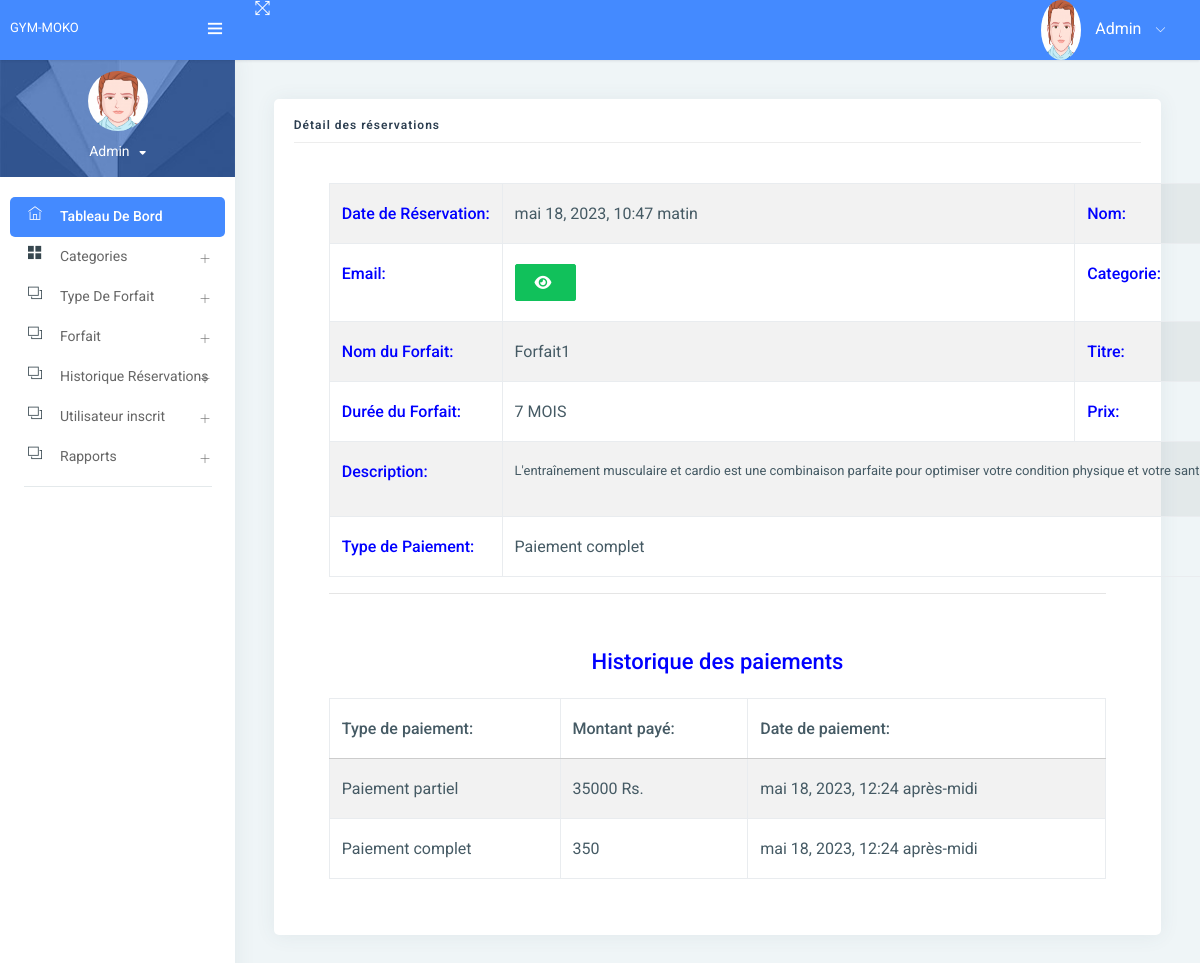
The page /booking_detail/1/ (signed in) on the database its author committed.
### gym/models.py (models this page shows, shortened)
class Booking(models.Model):
    package = models.ForeignKey(Package, on_delete=models.CASCADE, null=True, blank=True)
    register = models.ForeignKey(Signup, on_delete=models.CASCADE, null=True, blank=True)
    bookingnumber = models.CharField(max_length=100, null=True, blank=True)
    status = models.IntegerField(choices=STATUS, default=1)
    creationdate = models.DateTimeField(auto_now_add=True)

class Package(models.Model):
    category = models.ForeignKey(Category, on_delete=models.CASCADE, null=True)
    packagename = models.ForeignKey(Packagetype, on_delete=models.CASCADE, null=True)
    titlename = models.CharField(max_length=200, null=True)
    packageduration = models.CharField(max_length=50, null=True)
    price = models.CharField(max_length=200, null=True)
    description = models.CharField(max_length=200, null=True)
    creationdate = models.DateTimeField(auto_now_add=True)

class Packagetype(models.Model):
    category = models.ForeignKey(Category, on_delete=models.CASCADE, null=True)
    packagename = models.CharField(max_length=200, null=True)
    creationdate = models.DateTimeField(auto_now_add=True)
    def __str__(self):
        return self.packagename

class Paymenthistory(models.Model):
    user = models.ForeignKey(Signup, on_delete=models.CASCADE, null=True, blank=True)
    booking = models.ForeignKey(Booking, on_delete=models.CASCADE, null=True, blank=True)
    price = models.CharField(max_length=100, null=True, blank=True)
    status = models.IntegerField(choices=STATUS, default=1)
    creationdate = models.DateTimeField(auto_now_add=True)

### gym/views.py (the view, shortened to what this page needs)
# urls.py: path('booking_detail/<int:pid>/', booking_detail, name="booking_detail"),
def booking_detail(request, pid):
    data = Booking.objects.get(id=pid)
    payment = Paymenthistory.objects.filter(booking=data)
    if request.user.is_staff:
        return render(request, "admin/admin_booking_detail.html", locals())
    else:
        return render(request, "user_booking_detail.html", locals())

### gym/templates/admin/admin_booking_detail.html (shortened to what this page needs)
{% extends 'admin_base.html' %}
{% load static custom_tags %}
{% block main %}
<link rel="stylesheet" href="https://cdnjs.cloudflare.com/ajax/libs/font-awesome/6.2.0/css/all.min.css" />
<div class="pcoded-inner-content">
    <div class="main-body">
        <div class="page-wrapper">
            <div class="page-body">
                <div class="row">
                    <div class="col-sm-12">
                        <div class="card">
                            <div class="card-block">
                                <h4 class="sub-title">Détail des réservations</h4>
                                <div class="card-body">
                                <div class="container">
                                    <table id="example1" class="table table-bordered table-striped">
                                        <tr>
                                            <th style="color:blue">Date de Réservation:</th>
                                            <td>{{data.creationdate}}</td>
                                            <th style="color:blue">Nom:</th>
                                        </tr>
                                        <tr>
                                            <th style="color:blue">Email:</th>
                                            <td>
                                                <button type="button" class="btn btn-success" id="email-btn-{{forloop.counter}}" onclick="togglePassword('email-{{forloop.counter}}', this.id)"><i class="fa fa-eye"></i></button>
                                            </td>
                                            <th style="color:blue">Categorie:</th>
                                        </tr>
                                        <tr>
                                            <th style="color:blue">Nom du Forfait:</th>
                                            <td>{{data.package.packagename}}</td>
                                            <th style="color:blue">Titre:</th>
                                        </tr>
                                        <tr>
                                            <th style="color:blue">Durée du Forfait:</th>
                                            <td>{{data.package.packageduration}}</td>
                                            <th style="color:blue">Prix:</th>
                                        </tr>
                                        <tr>
                                            <th style="color:blue">Description:</th>
                                            <td colspan="12">{{data.package.description|safe}}</td>
                                        </tr>
                                        <tr>
                                            <th style="color:blue">Type de Paiement:</th>
                                             <td colspan="12">{{data.get_status_display}}</td>
                                        </tr>
                                    </table>
                                    <hr>
                                    {% if data.status != "New" %}
                                    <table id="example6" class="table table-bordered table-striped">
                                        <div class="card-body">
                                            <tr>
                                                <center>
                                                    <h4 style="color:blue">Historique des paiements</h4>
                                                </center>
                                            </tr>
                                            <table id="example5" class="table table-bordered table-striped">
                                                <thead>
                                                <tr>
                                                    <th>Type de paiement:</th>
                                                    <th>Montant payé:</th>
                                                    <th>Date de paiement:</th>
                                                </tr>
                                                </thead>
                                                <tbody>
                                                {% for i in payment %}
                                                <tr>
                                                    <td>{{i.get_status_display}}</td>
                                                    <td>{{i.price}}</td>
                                                    <td>{{i.creationdate}}</td>
                                                </tr>
                                                {% endfor %}
                                                </tbody>
                                            </table>
                                        </div>
                                    </table>
                                    {% endif %}
                                </div>
                                </div>
                            </div>
                        </div>
                    </div>
                </div>
            </div>
        </div>
    </div>
</div>
{% endblock %}

### gym/templates/admin/admin_booking_detail.html (style rules this page uses)
td { padding:0px; }

### rows shown on the page
Booking: creationdate "mai 18, 2023, 10:47 matin", package.packagename "Forfait1", package.packageduration "7 MOIS", package.description "L'entraînement musculaire et cardio est une combinaison parfaite pour optimiser votre condition physique et votre…", status "Paiement complet"
Paymenthistory: status "Paiement partiel", price "35000 Rs.", creationdate "mai 18, 2023, 12:24 après-midi"
Paymenthistory: status "Paiement complet", price "350", creationdate "mai 18, 2023, 12:24 après-midi"
